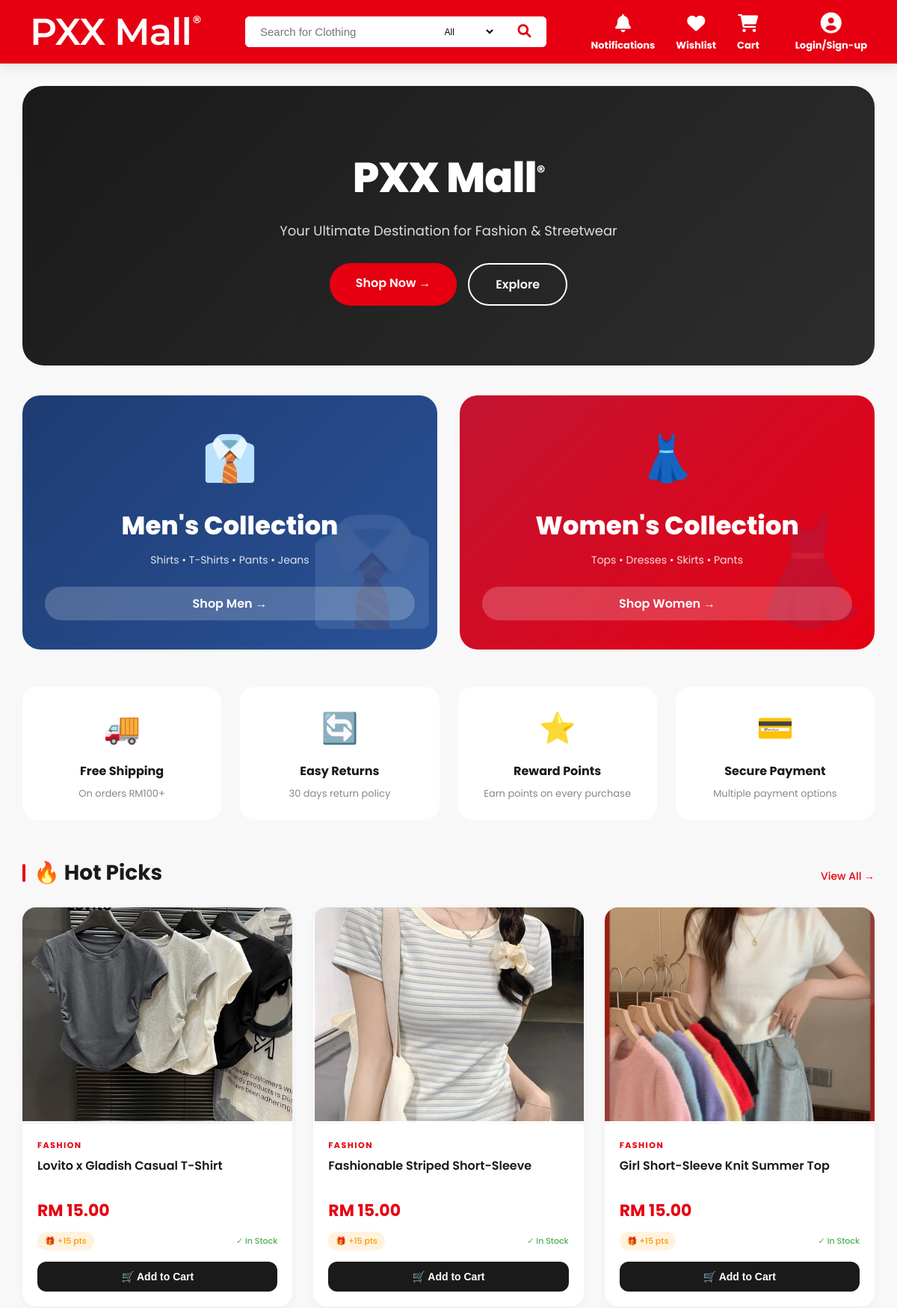
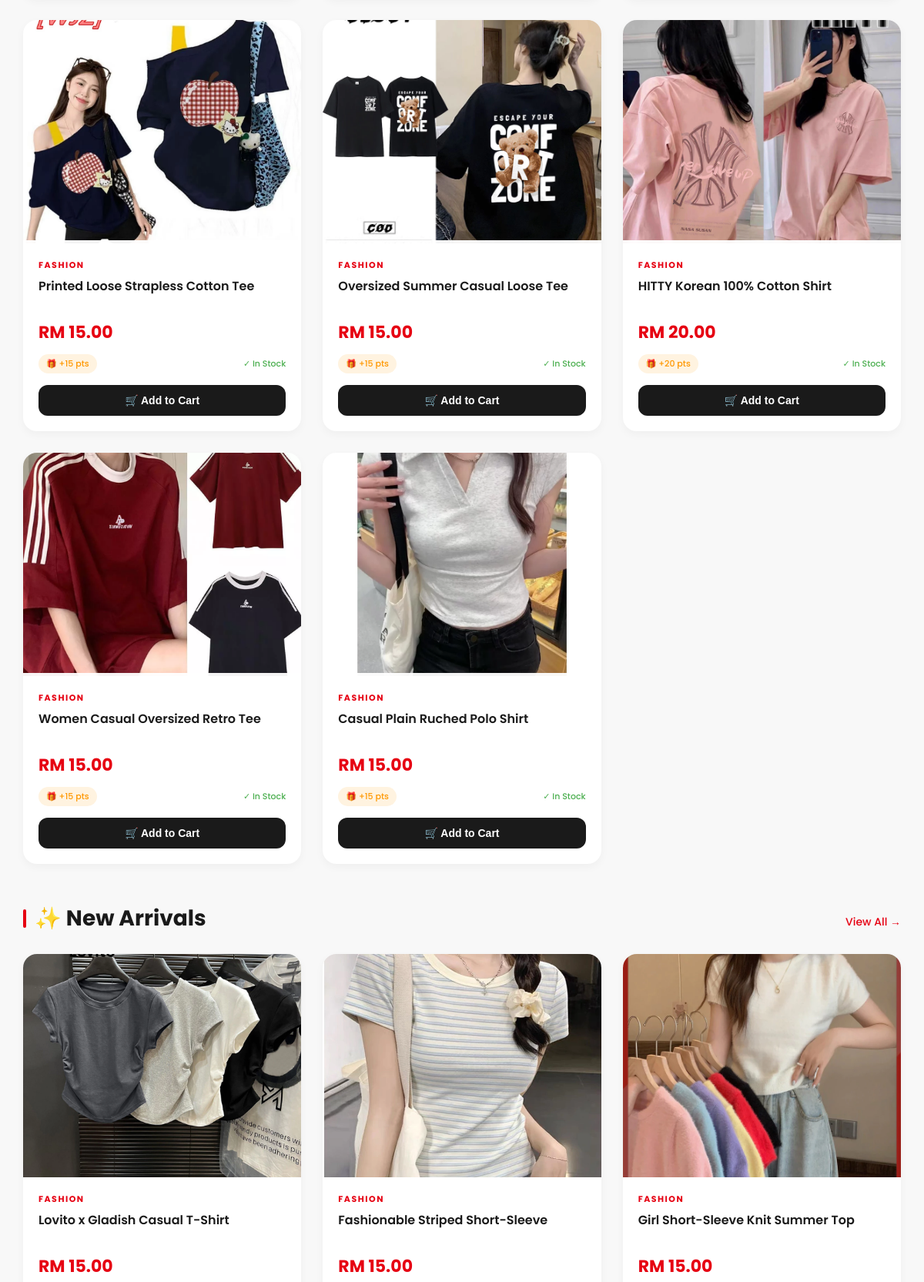
The page / (upper part) on the database its author committed (2 pictures, top to bottom).
### tables this page shows
CREATE TABLE `products` (
  `product_id` varchar(20) NOT NULL,
  `category_id` varchar(20) NOT NULL,
  `name` varchar(255) NOT NULL,
  `keywords` text DEFAULT NULL,
  `description` text DEFAULT NULL,
  `price` decimal(10,2) NOT NULL,
  `size` varchar(100) DEFAULT NULL,
  `colour` varchar(100) DEFAULT NULL,
  `rating` varchar(20) NOT NULL,
  `stock` int(11) NOT NULL DEFAULT 0,
  `low_stock_threshold` int(11) DEFAULT 5,
  `sales_count` int(11) DEFAULT 0,
  `product_image` varchar(255) DEFAULT NULL,
  `status` enum('In stock','Low in stock','Out of stock') DEFAULT NULL,
  `created_at` timestamp NOT NULL DEFAULT current_timestamp()
);

### index.php (the view, shortened to what this page needs)
<?php
require_once 'includes/db.php';
require_once 'includes/_head.php';
$stmt = $pdo->prepare("
    SELECT p.*,
           COALESCE(SUM(o.quantity), 0) as total_sold
    FROM products p
    LEFT JOIN orders o ON p.product_id = o.product_id
    GROUP BY p.product_id
    ORDER BY total_sold DESC, p.product_id DESC
    LIMIT 8
");
$stmt->execute();
$featured_products = $stmt->fetchAll();
$stmt = $pdo->prepare("SELECT * FROM products ORDER BY product_id DESC LIMIT 8");
$stmt->execute();
$new_products = $stmt->fetchAll();
?>
<div class="hero-section">
    <div class="hero-content">
        <h1>PXX Mall<span>&reg;</span></h1>
        <p>Your Ultimate Destination for Fashion & Streetwear</p>
        <div class="hero-buttons">
            <a href="ViewAllProduct.php" class="btn-primary">Shop Now →</a>
            <a href="#featured" class="btn-secondary">Explore</a>
        </div>
    </div>
</div>
<div class="category-section">
    <a href="ViewAllProduct.php?category=Men" class="category-card men">
        <div class="category-bg">👔</div>
        <div class="category-content">
            <div class="category-icon">👔</div>
            <h3>Men's Collection</h3>
            <p>Shirts • T-Shirts • Pants • Jeans</p>
            <span class="shop-now-btn">Shop Men →</span>
        </div>
    </a>
    <a href="ViewAllProduct.php?category=Women" class="category-card women">
        <div class="category-bg">👗</div>
        <div class="category-content">
            <div class="category-icon">👗</div>
            <h3>Women's Collection</h3>
            <p>Tops • Dresses • Skirts • Pants</p>
            <span class="shop-now-btn">Shop Women →</span>
        </div>
    </a>
</div>
<div class="features-section">
    <div class="feature-item">
        <div class="feature-icon">🚚</div>
        <div class="feature-title">Free Shipping</div>
        <div class="feature-desc">On orders RM100+</div>
    </div>
    <div class="feature-item">
        <div class="feature-icon">🔄</div>
        <div class="feature-title">Easy Returns</div>
        <div class="feature-desc">30 days return policy</div>
    </div>
    <div class="feature-item">
        <div class="feature-icon">⭐</div>
        <div class="feature-title">Reward Points</div>
        <div class="feature-desc">Earn points on every purchase</div>
    </div>
    <div class="feature-item">
        <div class="feature-icon">💳</div>
        <div class="feature-title">Secure Payment</div>
        <div class="feature-desc">Multiple payment options</div>
    </div>
</div>
<div id="featured" class="section-header">
    <h2 class="section-title">🔥 Hot Picks</h2>
    <a href="ViewAllProduct.php" class="section-link">View All →</a>
</div>
<div class="products-grid">
    <?php if (empty($featured_products)): ?>
        <p style="grid-column: 1/-1; text-align: center; padding: 50px; color: #999;">No products available yet.</p>
    <?php else: ?>
        <?php foreach ($featured_products as $product): ?>
            <div class="product-card">
                <div class="product-img-wrapper">
                    <a href="memberProducts/detail.php?id=<?php echo $product['product_id']; ?>">
                        <img src="images/<?php echo !empty($product['product_image']) ? htmlspecialchars($product['product_image']) : 'default.jpg'; ?>"
                             alt="<?php echo htmlspecialchars($product['name']); ?>"
                             onerror="this.src='images/default.jpg'">
                    </a>
                    <div class="quick-buttons">
                    </div>
                </div>
                <div class="product-info">
                    <div class="product-category">
                        <?php echo isset($product['category_type']) ? ($product['category_type'] == 'Men' ? '👔 MEN' : '👗 WOMEN') : 'FASHION'; ?>
                    </div>
                    <div class="product-name">
                        <a href="memberProducts/detail.php?id=<?php echo $product['product_id']; ?>">
                            <?php echo htmlspecialchars($product['name']); ?>
                        </a>
                    </div>
                    <div class="product-price">RM <?php echo number_format($product['price'], 2); ?></div>
                    <div class="product-meta">
                        <span class="points-badge">🎁 +<?php echo floor($product['price']); ?> pts</span>
                        <span class="stock-status <?php echo $product['stock'] <= 0 ? 'out' : ($product['stock'] < 10 ? 'low' : ''); ?>">
                            <?php echo $product['stock'] > 0 ? '✓ In Stock' : '✗ Out of Stock'; ?>
                        </span>
                    </div>
                    <?php if ($product['stock'] > 0): ?>
                        <button class="add-to-cart-btn" onclick="addToCart(<?php echo $product['product_id']; ?>)">
                            🛒 Add to Cart
                        </button>
                    <?php else: ?>
                        <button class="add-to-cart-btn" disabled>Out of Stock</button>
                    <?php endif; ?>
                </div>
            </div>
        <?php endforeach; ?>
    <?php endif; ?>
</div>
<div class="section-header">
    <h2 class="section-title">✨ New Arrivals</h2>
    <a href="ViewAllProduct.php" class="section-link">View All →</a>
</div>
<div class="products-grid">
    <?php if (empty($new_products)): ?>
        <p style="grid-column: 1/-1; text-align: center; padding: 50px; color: #999;">No new products.</p>
    <?php else: ?>
        <?php foreach ($new_products as $product): ?>
            <div class="product-card">
                <div class="product-img-wrapper">
                    <a href="memberProducts/detail.php?id=<?php echo $product['product_id']; ?>">
                        <img src="images/<?php echo !empty($product['product_image']) ? htmlspecialchars($product['product_image']) : 'default.jpg'; ?>"
                             alt="<?php echo htmlspecialchars($product['name']); ?>"
                             onerror="this.src='images/default.jpg'">
                    </a>
                </div>
                <div class="product-info">
                    <div class="product-category">
                        <?php echo isset($product['category_type']) ? ($product['category_type'] == 'Men' ? '👔 MEN' : '👗 WOMEN') : 'FASHION'; ?>
                    </div>
                    <div class="product-name">
                        <a href="memberProducts/detail.php?id=<?php echo $product['product_id']; ?>">
                            <?php echo htmlspecialchars($product['name']); ?>
                        </a>
                    </div>
                    <div class="product-price">RM <?php echo number_format($product['price'], 2); ?></div>
                </div>
            </div>
        <?php endforeach; ?>
    <?php endif; ?>
</div>
<?php require_once 'includes/_foot.php'; ?>

### includes/_head.php (shortened to what this page needs)
<?php
$isLoggedIn = false;
$username = "";
$avatar_file = "default.jpg";
$current_page_dir = basename(dirname($_SERVER['PHP_SELF']));
$is_subfolder = ($current_page_dir === 'admin' || $current_page_dir === 'member'|| $current_page_dir === 'memberProducts');
$path_prefix = $is_subfolder ? '../' : '';
$final_avatar_path = $path_prefix . 'images/' . $avatar_file;
?>
<!DOCTYPE html>
<html lang="en">
<head>
    <link rel="stylesheet" href="https://cdnjs.cloudflare.com/ajax/libs/font-awesome/6.0.0/css/all.min.css">
</head>
<body>
<header class="pxx-header">
    <div class="header-container">
        <a href="<?php echo $path_prefix; ?>index.php" class="logo-link">PXX Mall<span>&reg;</span></a>
        <div class="search-section">
    <form action="ViewAllProduct.php" method="GET" class="search-container" style="display: flex; gap: 10px;">
        <input type="text" name="query" class="search-input" placeholder="Search for Clothing">
        <select name="category" style="padding: 0 8px; border: none; background: white; border-radius: 6px; font-size: 12px; width: 80px; cursor: pointer;">
            <option value="">All</option>
        </select>
        <button type="submit" class="search-btn"><i class="fa-solid fa-magnifying-glass"></i></button>
    </form>
</div>
        <div class="nav-actions">
            <div class="nav-item <?php echo $isLoggedIn ? 'hover-trigger' : ''; ?>">
                <a href="<?php echo $isLoggedIn ? $path_prefix.'member/notifications.php' : $path_prefix.'login_selection.php'; ?>" class="nav-trigger-link">
                    <div class="icon-wrap">
                        <i class="fa-solid fa-bell"></i>
                    </div>
                    <span class="icon-text">Notifications</span>
                </a>
            </div>
            <div class="nav-item <?php echo $isLoggedIn ? 'hover-trigger' : ''; ?>">
                <a href="<?php echo $isLoggedIn ? $path_prefix.'member/wishlist.php' : $path_prefix.'login_selection.php'; ?>" class="nav-trigger-link">
                    <div class="icon-wrap">
                        <i class="fa-solid fa-heart"></i>
                    </div>
                    <span class="icon-text">Wishlist</span>
                </a>
            </div>
            <div class="nav-item <?php echo $isLoggedIn ? 'hover-trigger' : ''; ?>">
                <a href="<?php echo $isLoggedIn ? $path_prefix.'member/cart.php' : $path_prefix.'login_selection.php'; ?>" class="nav-trigger-link">
                    <div class="icon-wrap">
                        <i class="fa-solid fa-cart-shopping"></i>
                    </div>
                    <span class="icon-text">Cart</span>
                </a>
            </div>
            <div class="nav-item hover-trigger profile-item">
                <?php if ($isLoggedIn): ?>
                    <a href="<?php echo $path_prefix; ?>member/profile.php" class="nav-trigger-link">
                        <div class="icon-wrap">
                            <img src="<?php echo $final_avatar_path; ?>" onerror="this.src='<?php echo $path_prefix; ?>images/default.jpg'" class="user-avatar" alt="User">
                        </div>
                        <span class="icon-text"><?php echo htmlspecialchars($username); ?></span>
                    </a>
                    <div class="user-dropdown">
                        <a href="<?php echo $path_prefix; ?>member/profile.php"><i class="fa-solid fa-user-circle"></i> My Account</a>
                        <a href="<?php echo $path_prefix; ?>member/orders_history.php"><i class="fa-solid fa-box"></i> My Orders</a>
                        <a href="<?php echo $path_prefix; ?>member/settings.php"><i class="fa-solid fa-gear"></i> My Settings</a>
                        <div style="height:1px; background:#eee; margin:5px 0;"></div>
                        <a href="<?php echo $path_prefix; ?>member/logout.php" class="logout-btn"><i class="fa-solid fa-right-from-bracket"></i> Logout</a>
                    </div>
                <?php else: ?>
                    <a href="<?php echo $path_prefix; ?>login_selection.php" class="nav-trigger-link">
                        <div class="icon-wrap"><i class="fa-solid fa-circle-user" style="font-size:28px;"></i></div>
                        <span class="icon-text">Login/Sign-up</span>
                    </a>
                <?php endif; ?>
            </div>
        </div>
    </div>
</header>
<div class="header-spacer"></div>
</body>
</html>

### includes/_foot.php (shortened to what this page needs)
</body>
</html>

### includes/_head.php (style rules this page uses)
:root { --pxx-red: #e60012; --white: #ffffff; --gray-100: #f8f9fa; --transition: all 0.3s cubic-bezier(0.4, 0, 0.2, 1); }
body { margin: 0; font-family: 'Poppins', sans-serif; background-color: var(--gray-100); }
* { box-sizing: border-box; }
a { text-decoration: none; color: inherit; transition: var(--transition); }
.pxx-header { background-color: var(--pxx-red); color: white; padding: 12px 0; position: fixed; top: 0; left: 0; right: 0; z-index: 10000; box-shadow: 0 4px 15px rgba(0,0,0,0.1); }
.header-container { display: flex; justify-content: space-between; align-items: center; max-width: 1400px; margin: 0 auto; padding: 0 40px; }
.logo-link { font-family: 'Montserrat', sans-serif; font-size: 50px; font-weight: 600; letter-spacing: -1px; display: flex; align-items: flex-start; }
.logo-link span { font-size: 14px; font-weight: 700; margin-top: 5px; margin-left: 2px; }
.search-section { flex: 1; margin: 0 60px; max-width: 700px; }
.search-container { display: flex; background: white; border-radius: 6px; overflow: hidden; }
.search-input { width: 100%; border: none; padding: 12px 20px; outline: none; font-size: 15px; color: #333; }
.search-btn { background: white; border: none; color: var(--pxx-red); cursor: pointer; padding: 0 20px; font-size: 18px; }
.nav-actions { display: flex; align-items: center; gap: 28px; }
.nav-item { position: relative; display: flex; flex-direction: column; align-items: center; }
.nav-trigger-link { display: flex; flex-direction: column; align-items: center; cursor: pointer; color: white; }
.profile-item { margin-left: 20px; }
.icon-wrap { position: relative; height: 32px; display: flex; align-items: center; justify-content: center; }
.icon-wrap i { font-size: 24px; color: white; }
.icon-text { font-size: 13px; font-weight: 700; color: white; margin-top: 4px; }
.header-spacer { height: 95px; width: 100%; display: block; }

### rows shown on the page
products: product_image (picture), name "Lovito x Gladish Casual T-Shirt", price "15.00", price "15", stock "✓ In Stock"
products: product_image (picture), name "Fashionable Striped Short-Sleeve", price "15.00", price "15", stock "✓ In Stock"
products: product_image (picture), name "Girl Short-Sleeve Knit Summer Top", price "15.00", price "15", stock "✓ In Stock"
products: product_image (picture), name "Printed Loose Strapless Cotton Tee", price "15.00", price "15", stock "✓ In Stock"
products: product_image (picture), name "Oversized Summer Casual Loose Tee", price "15.00", price "15", stock "✓ In Stock"
products: product_image (picture), name "HITTY Korean 100% Cotton Shirt", price "20.00", price "20", stock "✓ In Stock"
products: product_image (picture), name "Women Casual Oversized Retro Tee", price "15.00", price "15", stock "✓ In Stock"
products: product_image (picture), name "Casual Plain Ruched Polo Shirt", price "15.00", price "15", stock "✓ In Stock"
